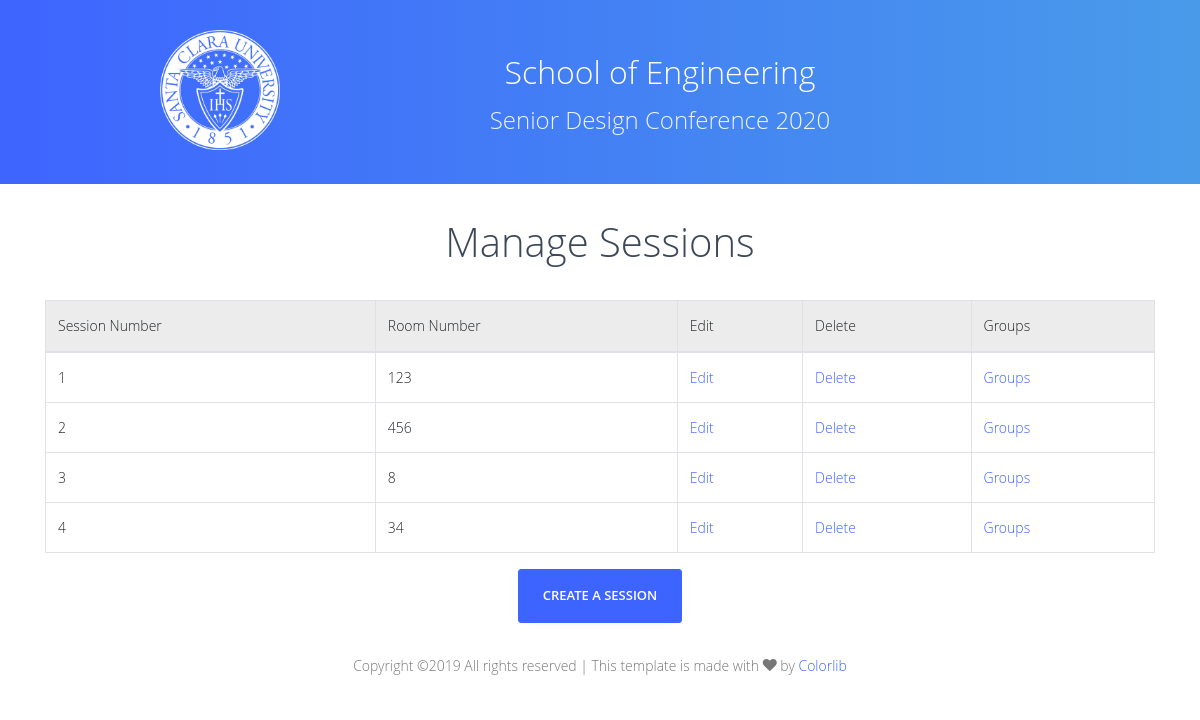
The page /home/admin/adminoptions/editsession/ on the database as committed earlier.
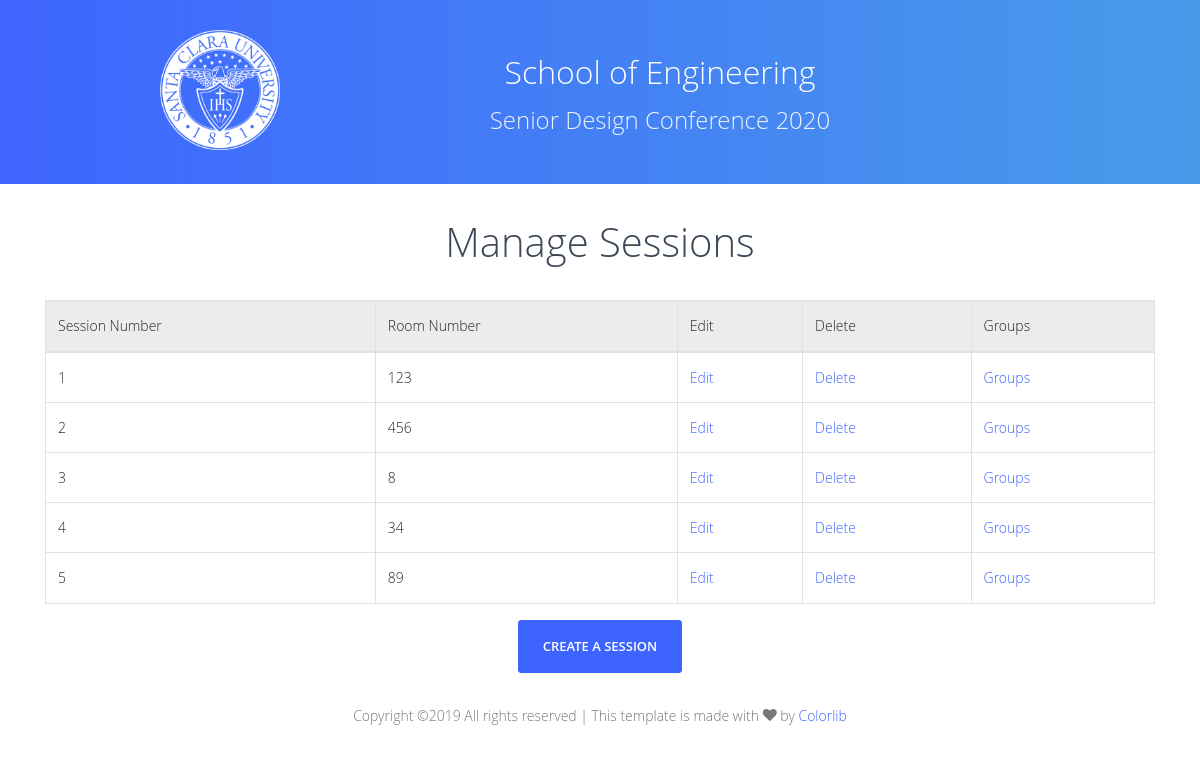
The same page on the database as committed later.
### manager/models.py (models this page shows, shortened)
class NewSessionForm(models.Model):
    sessionNum = models.CharField(max_length=10)
    roomNum = models.CharField(max_length=10)

### manager/views.py (the view)
# urls.py: path('adminoptions/editsession/', views.editsession, name='editsession'),
def editsession(request):
    session_list = NewSessionForm.objects.order_by('sessionNum')
    group_list = Group.objects.order_by('group_name')
    return render(request, 'editsession.html', {'session_list': session_list, 'group_list': group_list} )

### templates/editsession.html (shortened to what this page needs)
<!DOCTYPE html>
<html lang="en">
  <head>
    {% load static %}
	<link rel='stylesheet' href="{% static 'css/open-iconic-bootstrap.min.css' %}">
	<link rel='stylesheet' href="{% static 'css/animate.css' %}">
	<link rel='stylesheet' href="{% static 'css/owl.carousel.min.css' %}">
	<link rel='stylesheet' href="{% static 'css/owl.theme.default.min.css' %}">
	<link rel='stylesheet' href="{% static 'css/magnific-popup.css' %}">
	<link rel='stylesheet' href="{% static 'css/ionicons.min.css' %}">
	<link rel='stylesheet' href="{% static 'css/bootstrap-datetimepicker.min.css' %}">
	<link rel='stylesheet' href="{% static 'css/nouislider.css' %}">
	<link rel='stylesheet' href="{% static 'css/aos.css' %}">
	<link rel='stylesheet' href="{% static 'css/flaticon.css' %}">
	<link rel='stylesheet' href="{% static 'css/icomoon.css' %}">
	<link rel='stylesheet' href="{% static 'css/style.css' %}">
  </head>
<body>
  <div class="main-section">
  	<div class="main-section">
        <section class="hero-wrap">
            <div class="container">
                <div class="row descriptionalign-items-center justify-content-center">
                    <a href="/home/">
                        <img class="logoSmall" src="{% static 'images/scuLogo.png' %}">
                    </a>
                    <div class="col-md-8 text-center">
                        <div class="text textSmall">
                            <h2 style="color: #fff;">School of Engineering</h2>
                            <h4 class="mb-5">Senior Design Conference 2020</h4>
                        </div>
                    </div>
                </div>
            </div>
        </section>
        <section>
            <div class="container" style="position: relative;">
                <h1 style="text-align: center; margin-top: 30px; margin-bottom: 30px;">Manage Sessions</h1>
                {% if session_list %}
		<table class="table table-bordered">
		    <thead class="table-active">
                <tr>
        			    <td>Session Number</td>
        			    <td>Room Number</td>
        			    <td>Edit</td>
        			    <td>Delete </td>
                        <td>Groups </td>
                </tr>
		    </thead>
        		    {% for session in session_list %}
        		    <tr>
        			<td>   {{ session.sessionNum }} </td>
        			<td>  {{ session.roomNum }}</td>
        			<td><a href="{% url 'editasession' session.id %}">Edit</a></td>
        			<td><a href="{% url 'deletesession' session.id %}">Delete</a></td>
                    <td><a href="{% url 'showsession' session.id %}">Groups</a></td>
        		    </tr>
        		    {% endfor %}
        		</table>
        		{% else %}
        		    <p>No sessions are available.</p>
        		{% endif %}
				<p style="text-align: center"><a href="{% url 'adminforms' %}" class="btn btn-primary px-4 py-3"> Create a Session</a></p>
            </div>
        </section>
	<footer class="ftco-section ftco-section-2">
	  <div class="col-md-12 text-center">
    	<p class="mb-0">
        Copyright &copy; All rights reserved | This template is made with <i class="icon-heart" aria-hidden="true"></i> by <a href="https://colorlib.com" target="_blank">Colorlib</a>
        </p>
      </div>
	</footer>
  </div>
</body>
</html>

Rows that differ between the two databases and show on the page:
added NewSessionForm: sessionNum "5", roomNum "89"
